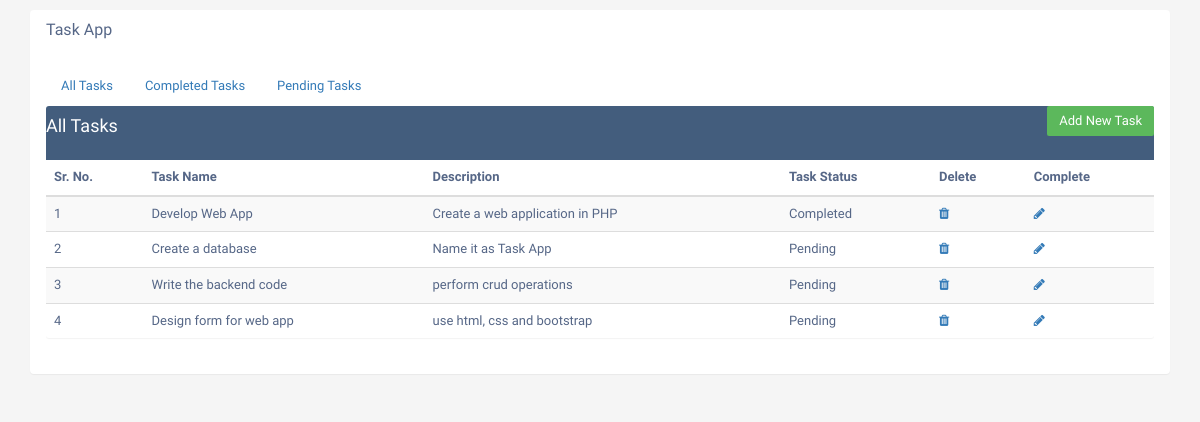
The page / on the database its author committed.
### tables this page shows
CREATE TABLE `task` (
  `task_id` int(1) NOT NULL,
  `task_name` varchar(30) NOT NULL,
  `description` varchar(50) NOT NULL,
  `status` varchar(40) DEFAULT NULL,
  `del_flag` smallint(1) NOT NULL DEFAULT 0,
  `cts` timestamp NOT NULL DEFAULT current_timestamp()
);

### index.php (the view, shortened to what this page needs)
<?php
include 'config.php';
?>
<!DOCTYPE html>
<html lang="en">
<head>
	<link rel="stylesheet" href="https://maxcdn.bootstrapcdn.com/font-awesome/4.7.0/css/font-awesome.min.css">
	<link rel="stylesheet" href="https://maxcdn.bootstrapcdn.com/bootstrap/3.3.7/css/bootstrap.min.css">
	<link rel="stylesheet" href="css/style.css">
	<link rel="stylesheet" href="https://stackpath.bootstrapcdn.com/font-awesome/4.7.0/css/font-awesome.min.css">
</head>
<body>
 <div class="container">
	<div class="row">
		<div class="col-md-12">
								<div class="panel">
									<div class="panel-heading">
										<h2 class="panel-title" style="position: absolute;">Task App</h2>
									</div>
									<div class="panel-body" style="margin-top:20px">
										<ul class="nav nav-pills">
										<li class="nav-item">
											<a class="nav-link active" data-toggle="pill" href="#alltasks">All Tasks</a>
										</li>
										<li class="nav-item">
											<a class="nav-link" data-toggle="pill" href="#completedtasks">Completed Tasks</a>
										</li>
										<li class="nav-item">
											<a class="nav-link" data-toggle="pill" href="#pendingtasks">Pending Tasks</a>
										</li>
									</ul>
							<div class="tab-content">
									  <div id="alltasks" class="tab-pane in  active table-responsive">
							        <div class="table-wrapper" >
							            <div class="table-title">
							                <div class="row">
							                    <div class="col-sm-6">
																		<h4>All Tasks</h4>
																	</div>
																	<div class="col-sm-6">
																		<a href="#addTaskModal" class="btn btn-success" data-toggle="modal"><span>Add New Task</span></a>
																	</div>
							                </div>
							            </div>
								            <table class="table table-striped table-hover">
								                <thead>
								                    <tr>
																				<th>Sr. No.</th>
								                        <th>Task Name</th>
								                        <th>Description</th>
								                        <th>Task Status</th>
								                        <th>Delete</th>
								                        <th>Complete</th>
								                    </tr>
								                </thead>
												<tbody>
																						<?php
																						 $query = "SELECT * FROM task where del_flag=0 ";
																							$result = $dbConnection->prepare($query);
																							$result->execute();
																			if($result->rowCount() >0)
																			{
																				$i=1;
																				while($row = $result->fetch())
																				{
																						?>
																							<tr id="<?php echo $row['task_id']; ?>">
																								<td><?php echo $i; ?></td>
																								<td><?php echo $row["task_name"]; ?></td>
																								<td><?php echo $row["description"]; ?></td>
																								<td><?php echo $row["status"]; ?></td>
																								<td>
																									<a href="#deleteTaskModal" class="delete" data-id="<?php echo $row["task_id"]; ?>" data-toggle="modal"><i class="fa fa-trash" data-toggle="tooltip"
																									 title="Delete"></i></a>
																			                    </td>
																			              <td>
																									<a href="#taskCompleteModal" class="complete" data-id="<?php echo $row["task_id"]; ?>" data-toggle="modal"><i class="fa fa-pencil" data-toggle="tooltip"
																									 title="Mark As Complete"></i></a>
																			             </td>
																							</tr>
																							<?php
																							$i++;
																							}
																						}
																							?>
																							</tbody>
																						</table>
																			        </div>
																			</div>
  					</div>
</div>
</div>
</div>
</div>
</div>
</body>
</html>

### css/style.css (style rules this page uses)
body { color: #566787; background: #f5f5f5; font-family: 'Varela Round', sans-serif; font-size: 13px; }
.table-wrapper { background: #fff; border-radius: 3px; box-shadow: 0 1px 1px rgba(0,0,0,.05); }
.table-title { padding-bottom: 15px; background: #435d7d; color: #fff; border-radius: 3px 3px 0 0; }
.table-title .btn { color: #fff; float: right; font-size: 13px; border: none; min-width: 50px; border-radius: 2px; border: none; outline: none !important; margin-left: 10px; }

### rows shown on the page
task: task_name "Develop Web App", description "Create a web application in PHP", status "Completed"
task: task_name "Create a database", description "Name it as Task App", status "Pending"
task: task_name "Write the backend code", description "perform crud operations", status "Pending"
task: task_name "Design form for web app", description "use html, css and bootstrap", status "Pending"
